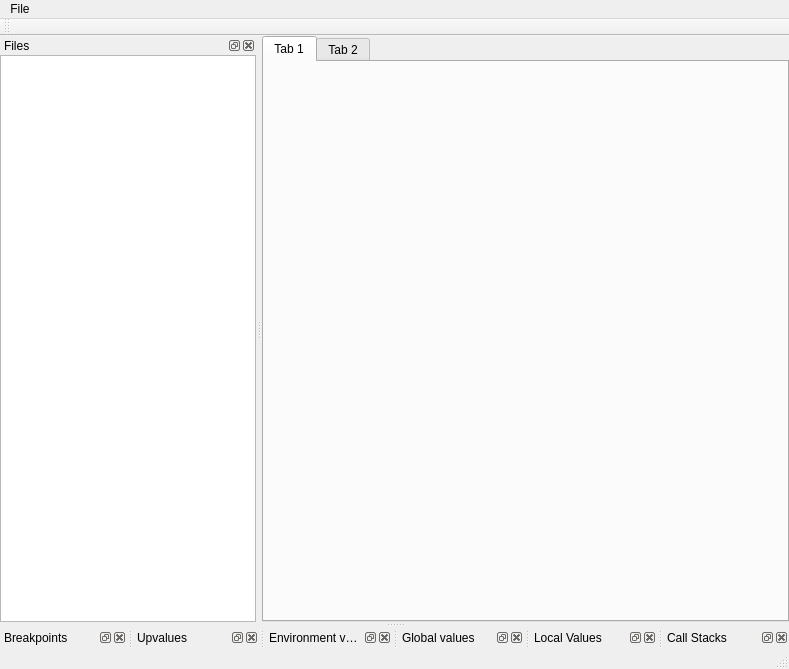
<ui version="4.0" >
 <class>ScriptEditorClass</class>
 <widget class="QMainWindow" name="ScriptEditorClass" >
  <property name="geometry" >
   <rect>
    <x>0</x>
    <y>0</y>
    <width>789</width>
    <height>669</height>
   </rect>
  </property>
  <property name="windowTitle" >
   <string>ScriptEditor</string>
  </property>
  <widget class="QWidget" name="centralWidget" >
   <property name="geometry" >
    <rect>
     <x>260</x>
     <y>33</y>
     <width>529</width>
     <height>575</height>
    </rect>
   </property>
   <layout class="QHBoxLayout" name="horizontalLayout_2" >
    <property name="spacing" >
     <number>0</number>
    </property>
    <property name="margin" >
     <number>0</number>
    </property>
    <item>
     <widget class="QTabWidget" name="tabWidget" >
      <property name="tabShape" >
       <enum>QTabWidget::Rounded</enum>
      </property>
      <property name="currentIndex" >
       <number>0</number>
      </property>
      <widget class="QWidget" name="tab" >
       <property name="geometry" >
        <rect>
         <x>0</x>
         <y>0</y>
         <width>523</width>
         <height>548</height>
        </rect>
       </property>
       <attribute name="title" >
        <string>Tab 1</string>
       </attribute>
      </widget>
      <widget class="QWidget" name="tab_2" >
       <property name="geometry" >
        <rect>
         <x>0</x>
         <y>0</y>
         <width>523</width>
         <height>548</height>
        </rect>
       </property>
       <attribute name="title" >
        <string>Tab 2</string>
       </attribute>
      </widget>
     </widget>
    </item>
   </layout>
  </widget>
  <widget class="QMenuBar" name="menuBar" >
   <property name="geometry" >
    <rect>
     <x>0</x>
     <y>0</y>
     <width>789</width>
     <height>21</height>
    </rect>
   </property>
   <widget class="QMenu" name="menuFile" >
    <property name="title" >
     <string>File</string>
    </property>
   </widget>
   <addaction name="menuFile" />
  </widget>
  <widget class="QToolBar" name="mainToolBar" >
   <property name="geometry" >
    <rect>
     <x>0</x>
     <y>21</y>
     <width>789</width>
     <height>12</height>
    </rect>
   </property>
   <attribute name="toolBarArea" >
    <enum>TopToolBarArea</enum>
   </attribute>
   <attribute name="toolBarBreak" >
    <bool>false</bool>
   </attribute>
  </widget>
  <widget class="QStatusBar" name="statusBar" >
   <property name="geometry" >
    <rect>
     <x>0</x>
     <y>650</y>
     <width>789</width>
     <height>19</height>
    </rect>
   </property>
  </widget>
  <widget class="QDockWidget" name="dockWidget" >
   <property name="geometry" >
    <rect>
     <x>0</x>
     <y>33</y>
     <width>256</width>
     <height>575</height>
    </rect>
   </property>
   <property name="windowTitle" >
    <string>Files</string>
   </property>
   <attribute name="dockWidgetArea" >
    <number>1</number>
   </attribute>
   <widget class="QWidget" name="dockWidgetContents" >
    <property name="geometry" >
     <rect>
      <x>0</x>
      <y>22</y>
      <width>256</width>
      <height>553</height>
     </rect>
    </property>
    <layout class="QHBoxLayout" name="horizontalLayout" >
     <property name="spacing" >
      <number>0</number>
     </property>
     <property name="margin" >
      <number>0</number>
     </property>
     <item>
      <widget class="DirTree" name="fileTree" >
       <property name="headerHidden" >
        <bool>true</bool>
       </property>
       <column>
        <property name="text" >
         <string>1</string>
        </property>
       </column>
      </widget>
     </item>
    </layout>
   </widget>
  </widget>
  <widget class="QDockWidget" name="dockWidget_2" >
   <property name="geometry" >
    <rect>
     <x>0</x>
     <y>612</y>
     <width>128</width>
     <height>38</height>
    </rect>
   </property>
   <property name="windowTitle" >
    <string>Breakpoints</string>
   </property>
   <attribute name="dockWidgetArea" >
    <number>8</number>
   </attribute>
   <widget class="QWidget" name="dockWidgetContents_2" >
    <property name="geometry" >
     <rect>
      <x>0</x>
      <y>22</y>
      <width>128</width>
      <height>16</height>
     </rect>
    </property>
   </widget>
  </widget>
  <widget class="QDockWidget" name="dockWidget_5" >
   <property name="geometry" >
    <rect>
     <x>132</x>
     <y>612</y>
     <width>128</width>
     <height>38</height>
    </rect>
   </property>
   <property name="windowTitle" >
    <string>Upvalues</string>
   </property>
   <attribute name="dockWidgetArea" >
    <number>8</number>
   </attribute>
   <widget class="QWidget" name="dockWidgetContents_5" >
    <property name="geometry" >
     <rect>
      <x>0</x>
      <y>22</y>
      <width>128</width>
      <height>16</height>
     </rect>
    </property>
   </widget>
  </widget>
  <widget class="QDockWidget" name="dockWidget_4" >
   <property name="geometry" >
    <rect>
     <x>264</x>
     <y>612</y>
     <width>128</width>
     <height>38</height>
    </rect>
   </property>
   <property name="windowTitle" >
    <string>Environment values</string>
   </property>
   <attribute name="dockWidgetArea" >
    <number>8</number>
   </attribute>
   <widget class="QWidget" name="dockWidgetContents_4" >
    <property name="geometry" >
     <rect>
      <x>0</x>
      <y>22</y>
      <width>128</width>
      <height>16</height>
     </rect>
    </property>
   </widget>
  </widget>
  <widget class="QDockWidget" name="dockWidget_3" >
   <property name="geometry" >
    <rect>
     <x>396</x>
     <y>612</y>
     <width>129</width>
     <height>38</height>
    </rect>
   </property>
   <property name="windowTitle" >
    <string>Global values</string>
   </property>
   <attribute name="dockWidgetArea" >
    <number>8</number>
   </attribute>
   <widget class="QWidget" name="dockWidgetContents_3" >
    <property name="geometry" >
     <rect>
      <x>0</x>
      <y>22</y>
      <width>129</width>
      <height>16</height>
     </rect>
    </property>
   </widget>
  </widget>
  <widget class="QDockWidget" name="dockWidget_6" >
   <property name="geometry" >
    <rect>
     <x>529</x>
     <y>612</y>
     <width>128</width>
     <height>38</height>
    </rect>
   </property>
   <property name="windowTitle" >
    <string>Local Values</string>
   </property>
   <attribute name="dockWidgetArea" >
    <number>8</number>
   </attribute>
   <widget class="QWidget" name="dockWidgetContents_6" >
    <property name="geometry" >
     <rect>
      <x>0</x>
      <y>22</y>
      <width>128</width>
      <height>16</height>
     </rect>
    </property>
   </widget>
  </widget>
  <widget class="QDockWidget" name="dockWidget_7" >
   <property name="geometry" >
    <rect>
     <x>661</x>
     <y>612</y>
     <width>128</width>
     <height>38</height>
    </rect>
   </property>
   <property name="windowTitle" >
    <string>Call Stacks</string>
   </property>
   <attribute name="dockWidgetArea" >
    <number>8</number>
   </attribute>
   <widget class="QWidget" name="dockWidgetContents_7" >
    <property name="geometry" >
     <rect>
      <x>0</x>
      <y>22</y>
      <width>128</width>
      <height>16</height>
     </rect>
    </property>
   </widget>
  </widget>
 </widget>
 <layoutdefault spacing="6" margin="11" />
 <customwidgets>
  <customwidget>
   <class>DirTree</class>
   <extends>QTreeWidget</extends>
   <header>dirtree.h</header>
  </customwidget>
 </customwidgets>
 <resources/>
 <connections/>
</ui>
